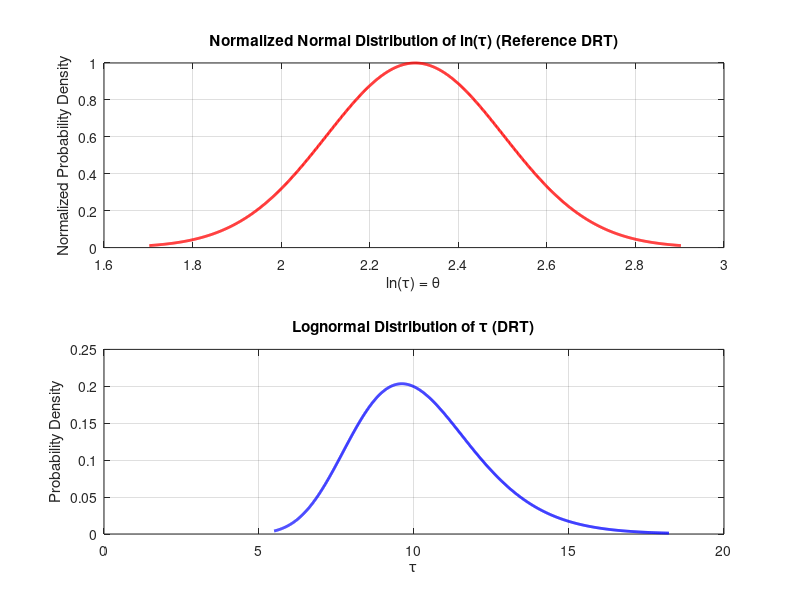

Write MATLAB code to recreate this figure.
clc; clear; close all;

% ln(tau) = theta 가 정규분포를 따르는 것
m = log(10);  % ln(tau)의 평균
v = 0.2;      % ln(tau)의 표준편차

% theta (ln(tau))의 범위 설정 (3 시그마)
theta_min = m - 3*v;  % 평균 - 3*표준편차
theta_max = m + 3*v;  % 평균 + 3*표준편차

theta_values = linspace(theta_min, theta_max, 1000); % ln(tau)을 일정 간격으로 나눔

% ln(tau)의 normal distribution 계산
normal_pdf = normpdf(theta_values, m, v);

% normal_pdf 최대값으로 정규화
normal_pdf = normal_pdf / max(normal_pdf);  % 최대값으로 정규화

% tau의 범위 설정 --> theta 기준으로 tau 범위 설정
tau_min = exp(theta_min);
tau_max = exp(theta_max);

tau_values = exp(theta_values); % tau = exp(theta)

% tau의 lognormal distribution 계산
lognormal_pdf = lognpdf(tau_values, m, v);

% 그래프 그리기
figure;

% 첫 번째 서브플롯: ln(tau)의 정규분포 (정규화 적용)
subplot(2,1,1);
plot(theta_values, normal_pdf,  'r-', 'LineWidth', 2);
xlabel('ln(\tau) = \theta');
ylabel('Normalized Probability Density');
title('Normalized Normal Distribution of ln(\tau) (Reference DRT)');
grid on;

% 두 번째 서브플롯: tau의 로그-정규분포 (변경 없음)
subplot(2,1,2);
plot(tau_values, lognormal_pdf, 'b-', 'LineWidth', 2);
xlabel('\tau');
ylabel('Probability Density');
title('Lognormal Distribution of \tau (DRT)');
grid on;

% 그래프 레이아웃 정규화 설정
set(gcf, 'Units', 'normalized', 'Position', [0.1, 0.1, 0.8, 0.8]);  % 화면 비율로 설정



